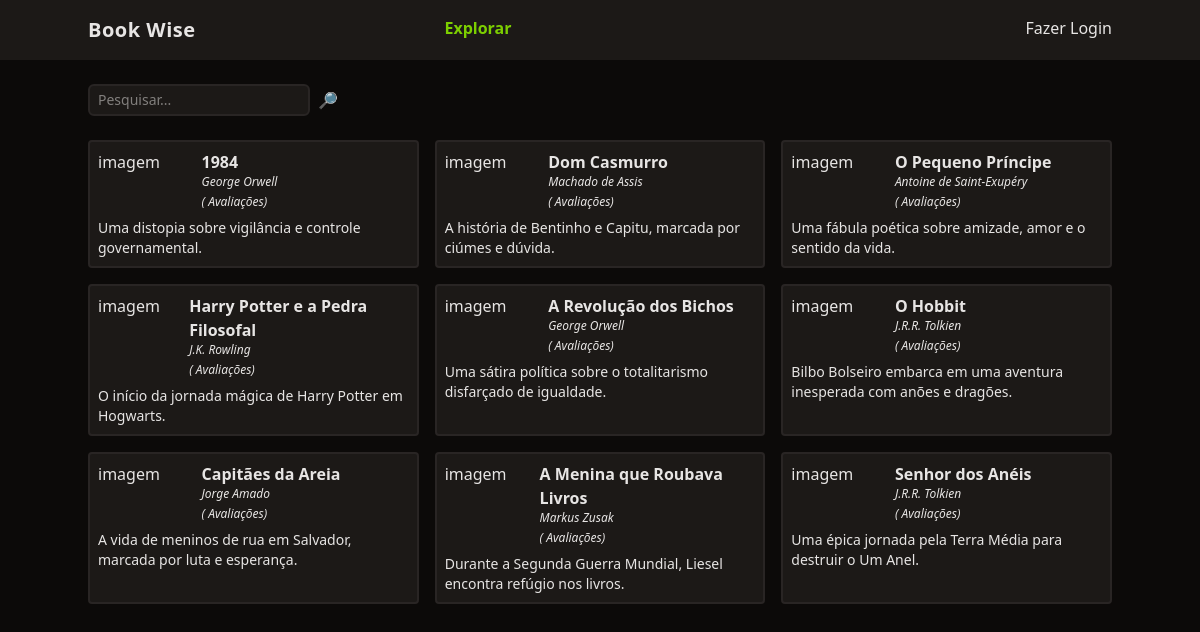
Before: / with the older database file.
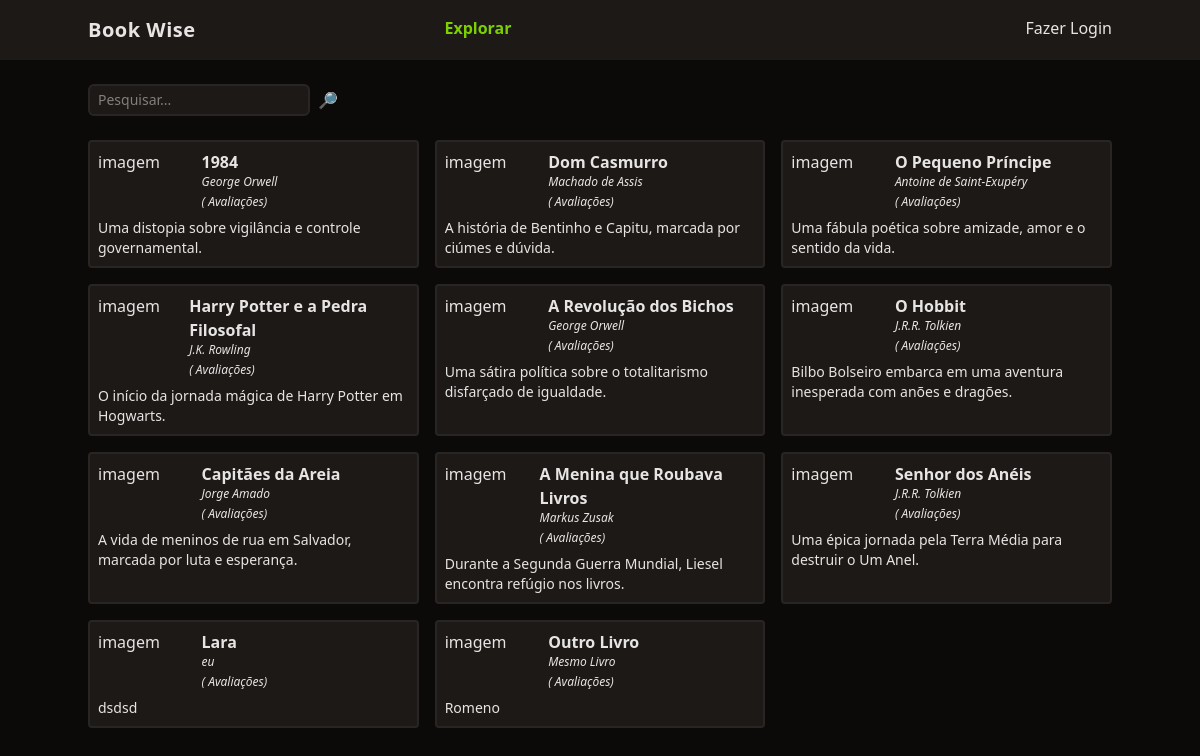
After: the same page with the newer database file.
### tables this page shows
CREATE TABLE livros (
  id integer primary key,
  titulo varchar(255),
  autor varchar(100),
  descricao text,
  ano_de_publicacao integer,
  usuario_id integer,
  foreign key(usuario_id) references usuarios(id) on delete cascade
);

### functions.php (called while the page is built, shortened)
<?php
function view($view, $data = [])
{
    require "views/template/app.php";
}
function config($chave = null)
{
    $config =  require 'config.php';
    if (strlen($chave) > 0) {
        return $config[$chave];
    }
    return $config;
}
function auth()
{
    if (! isset($_SESSION['auth'])) {
        return null;
    }
    return $_SESSION['auth'];
}

### controllers/index.controller.php (called while the page is built)
<?php
$pesquisar = $_REQUEST['pesquisar'];
$livros = $database->query("select * from livros where titulo like :filtro", livro::class, ['filtro' => "%$pesquisar%"])->fetchAll();
view('index', compact('livros'));

### routes.php (called while the page is built, shortened)
<?php
$controller = str_replace('/', '', parse_url($_SERVER['REQUEST_URI'])['path']);
if (!$controller) $controller = 'index';
require "controllers/{$controller}.controller.php";

### index.php (called while the page is built, shortened)
<?php
require 'functions.php';
$config = require('config.php');
require 'Database.php';
require 'routes.php';

### config.php (called while the page is built)
<?php
return [
    'database' => [
        'driver' => 'sqlite',
        'database' => 'database.sqlite'
    ],
];

### Database.php (called while the page is built)
<?php
class Database
{
    private $db;
    public function __construct($config)
    {
        $user = $config['user'] ?? null;
        $password = $config['password'] ?? null;
        $this->db = new PDO($this->getDsn($config), $user, $password);
    }
    private function getDsn($config)
    {
        $driver = $config['driver'];
        unset($config['driver'], $config['user'], $config['password']);
        $dsn = $driver . ':' . http_build_query($config, '', ';');
        if ($driver === 'sqlite') {
            $dsn = $driver . ':' . $config['database'];
        }
        return $dsn;
    }
    public function query($query, $class = null, $params = [])
    {
        $prepare = $this->db->prepare($query);
        if ($class) {
            $prepare->setFetchMode(PDO::FETCH_CLASS, $class);
        }
        $prepare->execute($params);
        return $prepare;
    }
}
$database = new Database(config('database'));

### views/partials/_livro.php (the view)
<div class=" p-2 rounded border-stone-800 border-2 bg-stone-900">
    <div class="flex">
        <div class="w-1/3">imagem</div>
        <div class="space-y-1">
            <a href="/livro?id=<?= $livro->id ?>" class="font-semibold hover:underline"><?= $livro->titulo ?></a>
            <div class="text-xs italic"><?= $livro->autor ?></div>
            <div class="text-xs italic"><?= str_repeat("⭐", $livro->nota_avaliacao) ?>(<?= $livro->count_avaliacoes ?> Avaliações)</div>
        </div>
    </div>
    <div class="text-sm mt-2">
        <?= $livro->descricao ?>
    </div>
</div>

### views/template/app.php (shortened to what this page needs)
<!DOCTYPE html>
<html lang="en">
<head>
    <script src="https://cdn.jsdelivr.net/npm/@tailwindcss/browser@4"></script>
</head>
<body class="bg-stone-950 text-stone-200">
    <header class="bg-stone-900">
        <nav class="mx-auto max-w-screen-lg flex justify-between py-4">
            <div class="font-bold text-xl tracking-wide">Book Wise</div>
            <ul class="flex space-x-4 font-bold">
                <li><a href="/" class="text-lime-500">Explorar</li>
            </ul>
            <ul>
                <?php if (auth()): ?>
                    <li><a href="/logout" class="hover:underline">Oi, <?= auth()->nome ?></a></li>
                <?php else: ?>
                    <li><a href="/login" class="hover:underline">Fazer Login</a></li>
                <?php endif; ?>
            </ul>
        </nav>
    </header>
    <main class="mx-auto max-w-screen-lg space-y-6">
        <?php require "views/{$view}.view.php" ?>
    </main>
</body>
</html>

### views/index.view.php
<form class="w-full flex space-x-2 mt-6">
    <input
        type="text"
        name="pesquisar"
        class="border-stone-800 border-2 rounded-md bg-stone-900 text-sm focus:outline-none px-2 py-1"
        placeholder="Pesquisar..." />
    <button type="submit">🔎</button>
</form>
<section class="grid gap-4 grid-cols-1 md:grid-cols-2 lg:grid-cols-3 ">
    <?php foreach ($livros as $livro) {
        require 'partials/_livro.php';
    } ?>
</section>

Changed rows visible on the page:
added livros: titulo "Lara", autor "eu", descricao "dsdsd"
added livros: titulo "Outro Livro", autor "Mesmo Livro", descricao "Romeno"
